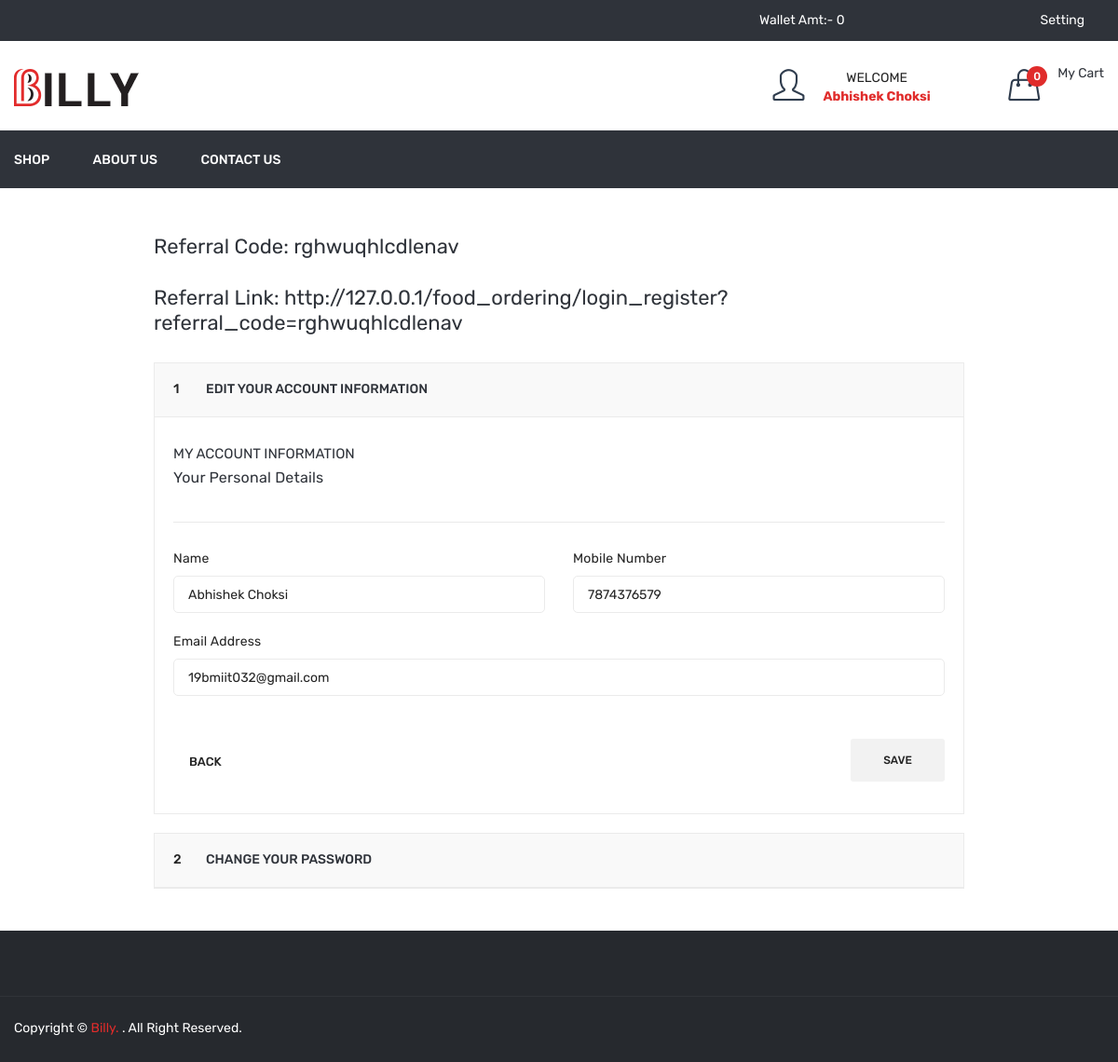
The app's page /profile.php (signed in) with its own data.
### tables this page shows
CREATE TABLE IF NOT EXISTS `user` (
  `id` int NOT NULL AUTO_INCREMENT,
  `name` varchar(50) NOT NULL,
  `email` varchar(50) NOT NULL,
  `mobile` varchar(15) NOT NULL,
  `password` varchar(100) NOT NULL,
  `status` int NOT NULL,
  `email_verify` int NOT NULL,
  `rand_str` varchar(20) NOT NULL,
  `referral_code` varchar(20) NOT NULL,
  `from_referral_code` varchar(20) NOT NULL,
  `added_on` datetime NOT NULL,
  PRIMARY KEY (`id`)
);

### function.inc.php (called while the page is built, shortened)
<?php
function getUserDetailsByid($uid = '')
{
  global $con;
  $data['name'] = '';
  $data['email'] = '';
  $data['mobile'] = '';
  $data['referral_code'] = '';
  if (isset($_SESSION['FOOD_USER_ID']) || $_SESSION['FOOD_USER_ID'] > 0) {
    $uid = $_SESSION['FOOD_USER_ID'];
  }
  $row = mysqli_fetch_assoc(mysqli_query($con, "select * from user where id='$uid'"));
  $data['name'] = $row['name'];
  $data['email'] = $row['email'];
  $data['mobile'] = $row['mobile'];
  $data['referral_code'] = $row['referral_code'];
  return $data;
}
?>

### profile.php (the view, shortened to what this page needs)
<?php
include("header.php");
$getUserDetailsByid = getUserDetailsByid();
?>
<div class="myaccount-area pb-25 pt-50">
    <div class="container">
        <div class="row">
            <div class="ml-auto mr-auto col-lg-9">
                <div>
                    <h4>Referral Code: <?php echo $getUserDetailsByid['referral_code'] ?></h4><br />
                    <h4>Referral Link: <?php echo FRONT_SITE_PATH ?>login_register?referral_code=<?php echo $getUserDetailsByid['referral_code'] ?></h4><br />
                </div>
                <div class="checkout-wrapper">
                    <div id="faq" class="panel-group">
                        <div class="panel panel-default">
                            <div class="panel-heading">
                                <h5 class="panel-title"><span>1</span> <a data-toggle="collapse" data-parent="#faq" href="#my-account-1">Edit your account information </a></h5>
                            </div>
                            <div id="my-account-1" class="panel-collapse collapse show">
                                <div class="panel-body">
                                    <form method="post" id="frmProfile">
                                        <div class="billing-information-wrapper">
                                            <div class="account-info-wrapper">
                                                <h4>My Account Information</h4>
                                                <h5>Your Personal Details</h5>
                                            </div>
                                            <div class="row">
                                                <div class="col-lg- col-md-6">
                                                    <div class="billing-info">
                                                        <label>Name</label>
                                                        <input type="text" name="name" required value="<?php echo $getUserDetailsByid['name'] ?>">
                                                    </div>
                                                </div>
                                                <div class="col-lg-6 col-md-6">
                                                    <div class="billing-info">
                                                        <label>Mobile Number</label>
                                                        <input type="tel" name="mobile" required value="<?php echo $getUserDetailsByid['mobile'] ?>">
                                                    </div>
                                                </div>
                                                <div class="col-lg-12 col-md-12">
                                                    <div class="billing-info">
                                                        <label>Email Address</label>
                                                        <input type="email" value="<?php echo $getUserDetailsByid['email'] ?>" readonly>
                                                    </div>
                                                </div>
                                            </div>
                                            <div class="billing-back-btn">
                                                <div class="billing-back">
                                                    <a href=""><i class="ion-arrow-up-c"></i> back</a>
                                                </div>
                                                <div class="billing-btn">
                                                    <button type="submit" id="profile_submit">Save</button>
                                                </div>
                                            </div>
                                        </div>
                                    </form>
                                </div>
                            </div>
                        </div>
                        <div class="panel panel-default">
                            <div class="panel-heading">
                                <h5 class="panel-title"><span>2</span> <a data-toggle="collapse" data-parent="#faq" href="#my-account-2">Change your password </a></h5>
                            </div>
                        </div>
                    </div>
                </div>
            </div>
        </div>
    </div>
</div>
<?php
include("footer.php");
?>

### records on screen
user: referral_code "rghwuqhlcdlenav", name "Abhishek Choksi", mobile "7874376579", email "19bmiit032@gmail.com"

### other values on screen
$getWalletAmt "0"
$_SESSION['FOOD_USER_NAME'] "Abhishek Choksi"
$totalCartDish "0"
FRONT_SITE_PATH "http://127.0.0.1/food_ordering/"
